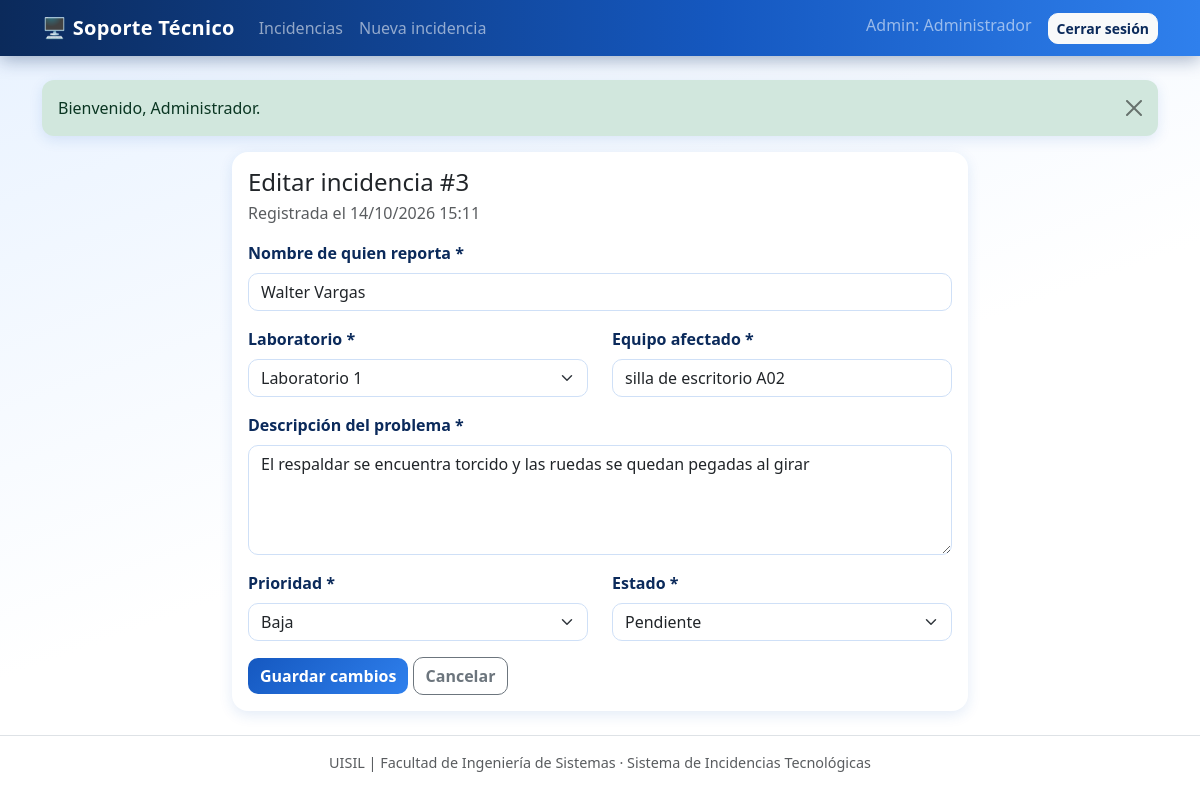
The page /editar.php?id=3 (signed in) on the database its author committed.
### tables this page shows
CREATE TABLE `incidencias` (
  `id` int(11) NOT NULL,
  `reportante` varchar(100) NOT NULL,
  `laboratorio` varchar(50) NOT NULL,
  `equipo` varchar(100) NOT NULL,
  `descripcion` text NOT NULL,
  `prioridad` enum('Baja','Media','Alta') NOT NULL,
  `estado` enum('Pendiente','En proceso','Resuelta') NOT NULL,
  `fecha_registro` timestamp NOT NULL DEFAULT current_timestamp()
);

### includes/auth.php (called while the page is built, shortened)
<?php
function e($valor) {
    return htmlspecialchars($valor ?? '', ENT_QUOTES, 'UTF-8');
}

### config/conexion.php (called while the page is built, shortened)
<?php
$LABORATORIOS = ["Laboratorio 1", "Laboratorio 2", "Laboratorio 3", "Laboratorio 4"];
$PRIORIDADES  = ["Baja", "Media", "Alta"];
$ESTADOS      = ["Pendiente", "En proceso", "Resuelta"];

### editar.php (the view, shortened to what this page needs)
<?php
require_once 'config/conexion.php';
require_once 'includes/auth.php';
$id = (int)($_GET['id'] ?? $_POST['id'] ?? 0);
$stmt = $conexion->prepare("SELECT * FROM incidencias WHERE id = ?");
$stmt->bind_param("i", $id);
$stmt->execute();
$incidencia = $stmt->get_result()->fetch_assoc();
$datos = $incidencia;
include 'includes/header.php';
?>
<div class="row justify-content-center">
  <div class="col-lg-8">
    <div class="card">
      <div class="card-body">
        <h2 class="h4 mb-1">Editar incidencia #<?= (int)$id ?></h2>
        <p class="text-muted">Registrada el <?= e(date('d/m/Y H:i', strtotime($incidencia['fecha_registro']))) ?></p>
        <form method="post" novalidate>
          <div class="mb-3">
            <label class="form-label">Nombre de quien reporta *</label>
            <input type="text" name="reportante" class="form-control" maxlength="100" value="<?= e($datos['reportante']) ?>">
          </div>
          <div class="row">
            <div class="col-md-6 mb-3">
              <label class="form-label">Laboratorio *</label>
              <select name="laboratorio" class="form-select">
                <?php foreach ($LABORATORIOS as $l): ?>
                  <option value="<?= e($l) ?>" <?= $datos['laboratorio'] === $l ? 'selected' : '' ?>><?= e($l) ?></option>
                <?php endforeach; ?>
              </select>
            </div>
            <div class="col-md-6 mb-3">
              <label class="form-label">Equipo afectado *</label>
              <input type="text" name="equipo" class="form-control" maxlength="100" value="<?= e($datos['equipo']) ?>">
            </div>
          </div>
          <div class="mb-3">
            <label class="form-label">Descripción del problema *</label>
            <textarea name="descripcion" rows="4" class="form-control"><?= e($datos['descripcion']) ?></textarea>
          </div>
          <div class="row">
            <div class="col-md-6 mb-3">
              <label class="form-label">Prioridad *</label>
              <select name="prioridad" class="form-select">
                <?php foreach ($PRIORIDADES as $p): ?>
                  <option value="<?= e($p) ?>" <?= $datos['prioridad'] === $p ? 'selected' : '' ?>><?= e($p) ?></option>
                <?php endforeach; ?>
              </select>
            </div>
            <div class="col-md-6 mb-3">
              <label class="form-label">Estado *</label>
              <select name="estado" class="form-select">
                <?php foreach ($ESTADOS as $s): ?>
                  <option value="<?= e($s) ?>" <?= $datos['estado'] === $s ? 'selected' : '' ?>><?= e($s) ?></option>
                <?php endforeach; ?>
              </select>
            </div>
          </div>
          <button type="submit" class="btn btn-primary">Guardar cambios</button>
          <a href="index.php" class="btn btn-outline-secondary">Cancelar</a>
        </form>
      </div>
    </div>
  </div>
</div>
<?php include 'includes/footer.php'; ?>

### css/estilos.css (style rules this page uses)
:root { --azul-900: #0b2a5b; --azul-700: #1558c0; --azul-500: #2f80ed; --azul-300: #8ec1ff; --azul-100: #e8f2ff; --blanco: #ffffff; --texto: #1c2b45; --sombra: 0 4px 14px rgba(21, 88, 192, .12); --sombra-fuerte: 0 12px 28px rgba(21, 88, 192, .25); --transicion: .25s cubic-bezier(.2, .8, .2, 1); }
body { background: linear-gradient(160deg, var(--azul-100) 0%, var(--blanco) 55%); background-attachment: fixed; color: var(--texto); font-family: "Segoe UI", system-ui, -apple-system, Roboto, sans-serif; min-height: 100vh; }
main > * { animation: aparecer .5s ease both; }
main > *:nth-child(2) { animation-delay: .08s; }
h2 { color: var(--azul-900); font-weight: 700; }
.card { border: 0; border-radius: 16px; background: var(--blanco); box-shadow: var(--sombra); transition: transform var(--transicion), box-shadow var(--transicion); }
.btn { border-radius: 10px; font-weight: 600; transition: transform var(--transicion), box-shadow var(--transicion), background-color var(--transicion), color var(--transicion); }
.btn-primary { background: linear-gradient(135deg, var(--azul-700), var(--azul-500)); border: 0; }
.form-label { font-weight: 600; color: var(--azul-900); }
.form-control, .form-select { border-radius: 10px; border: 1.5px solid #cfe0f7; transition: transform var(--transicion), border-color var(--transicion), box-shadow var(--transicion); }

### rows shown on the page
incidencias: fecha_registro "14/10/2026 15:11", reportante "Walter Vargas", equipo "silla de escritorio A02", descripcion "El respaldar se encuentra torcido y las ruedas se quedan pegadas al girar"

### other values the page prints
$_SESSION['usuario_nombre'] "Administrador"
$_SESSION['msg'][1] "Bienvenido, Administrador."
$id "3"
form field laboratorio "Laboratorio 1"
form field prioridad "Baja"
form field estado "Pendiente"
